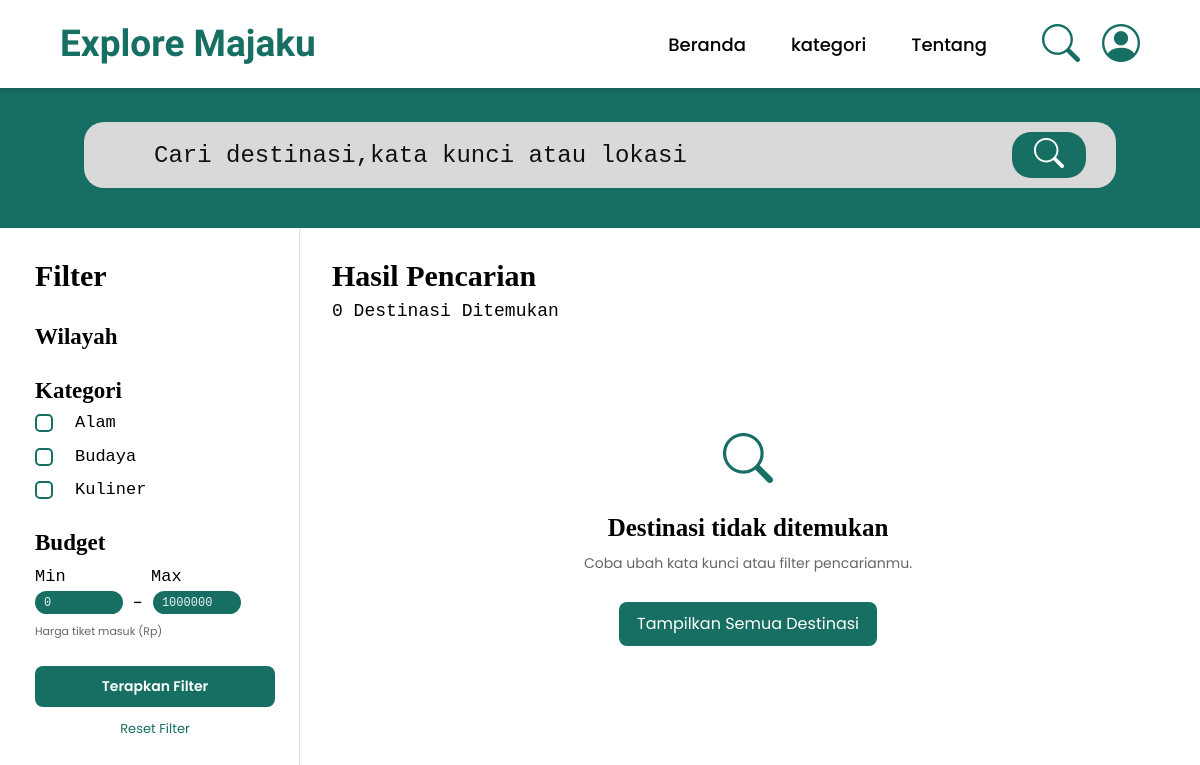
Page /FrontEnd/pages/hasil_pencarian.php on the earlier database version.
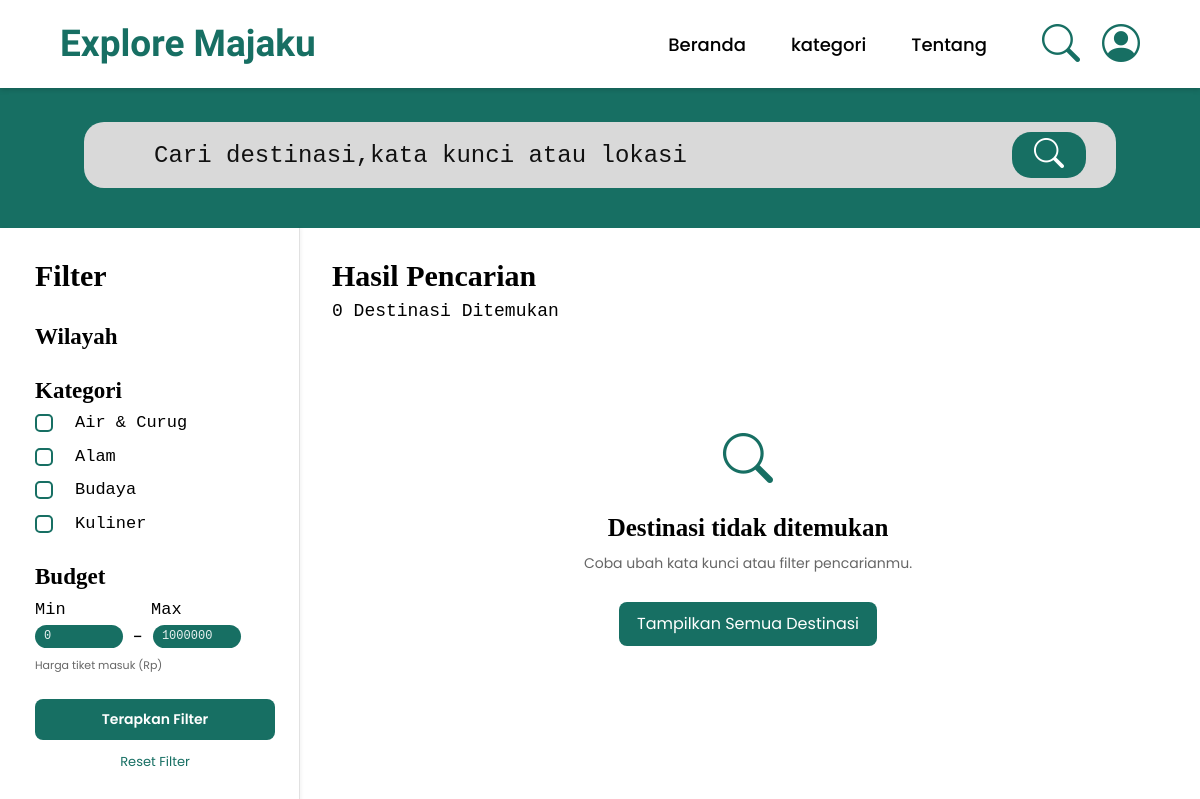
Same page on the later database version.
### tables this page shows
CREATE TABLE `kategori` (
  `Id_kategori` int(12) NOT NULL AUTO_INCREMENT,
  `nama_kategori` varchar(255) NOT NULL,
  `deskripsi` text DEFAULT NULL,
  `gambar` varchar(600) DEFAULT NULL,
  `aktif` tinyint(1) NOT NULL DEFAULT 1,
  PRIMARY KEY (`Id_kategori`)
);

### Backend/database/wisata_repository.php (called while the page is built, shortened)
<?php
function fetchActiveCategories(mysqli $connection): array
{
    $result = $connection->query(
        "SELECT Id_kategori, nama_kategori, deskripsi, gambar
         FROM kategori
         WHERE aktif = 1
         ORDER BY nama_kategori"
    );
    $categories = $result->fetch_all(MYSQLI_ASSOC);
    return $categories;
}

### FrontEnd/pages/hasil_pencarian.php (the view, shortened to what this page needs)
<?php
$keyword = isset($_GET['keyword']) && is_string($_GET['keyword'])
    ? trim($_GET['keyword'])
    : '';
$wilayahDipilih = is_array($_GET['wilayah'] ?? null) ? $_GET['wilayah'] : [];
$kategoriDipilih = is_array($_GET['kategori'] ?? null) ? $_GET['kategori'] : [];
$budgetMin = isset($_GET['min']) && $_GET['min'] !== ''
    ? max(0, (int) $_GET['min']) : 0;
$budgetMax = isset($_GET['max']) && $_GET['max'] !== ''
    ? max(0, (int) $_GET['max']) : 1000000;
$destinasi = [];
$filterCategories = [];
try {
    require_once __DIR__ . '/../../Backend/database/koneksi.php';
    require_once __DIR__ . '/../../Backend/database/wisata_repository.php';
    $filterCategories = fetchActiveCategories($conn);
} catch (Throwable $exception) {
    error_log($exception->getMessage());
    $destinasi = [];
}
$hasil = array_filter($destinasi, function ($item) use (
    $keyword,
    $wilayahDipilih,
    $kategoriDipilih,
    $budgetMin,
    $budgetMax
) {
    $cocokKeyword = true;
    if ($keyword !== '') {
        $teksCari = strtolower(
            $item['nama'] . ' ' .
            $item['wilayah'] . ' ' .
            $item['kategori']
        );
        $cocokKeyword = strpos(
            $teksCari,
            strtolower($keyword)
        ) !== false;
    }
    $cocokWilayah = empty($wilayahDipilih);
    foreach ($wilayahDipilih as $wilayah) {
        if (is_string($wilayah) && stripos($item['lokasi'], $wilayah) !== false) {
            $cocokWilayah = true;
        }
    }
    $cocokKategori = empty($kategoriDipilih) ||
        in_array($item['id_kategori'], $kategoriDipilih, true);
    $cocokBudget = $item['harga'] >= $budgetMin &&
        $item['harga'] <= $budgetMax;
    return $cocokKeyword &&
        $cocokWilayah &&
        $cocokKategori &&
        $cocokBudget;
});
$jumlahHasil = count($hasil);
function terpilih($daftar, $nilai)
{
    return in_array($nilai, $daftar, true) ? 'checked' : '';
}
?>
<!DOCTYPE html>
<html lang="id">
<head>
    <link
        href="https://cdn.jsdelivr.net/npm/bootstrap@5.3.3/dist/css/bootstrap.min.css"
        rel="stylesheet"
    >
    <link
        rel="stylesheet"
        href="https://cdn.jsdelivr.net/npm/bootstrap-icons@1.11.3/font/bootstrap-icons.min.css"
    >
    <link rel="stylesheet" href="../CSS/hasil_pencarian.css">
</head>
<body>
<header class="navbar">
    <div class="navbar-container">
        <a href="../../index.php" class="navbar-logo">
            Explore Majaku
        </a>
        <nav class="navbar-menu">
            <a href="../../index.php">Beranda</a>
            <a href="kategori.php?kategori=alam">kategori</a>
            <a href="tentang.php">Tentang</a>
        </nav>
        <div class="navbar-icons">
            <a href="hasil_pencarian.php" class="nav-icon" aria-label="Pencarian">
                <i class="bi bi-search"></i>
            </a>
            <a href="../auth/Login.php" class="nav-icon" aria-label="Akun">
                <i class="bi bi-person-circle"></i>
            </a>
        </div>
    </div>
</header>
<section class="search-header">
    <form action="hasil_pencarian.php" method="GET" class="search-box">
        <input
            type="text"
            name="keyword"
            placeholder="Cari destinasi,kata kunci atau lokasi"
            value="<?= htmlspecialchars($keyword, ENT_QUOTES, 'UTF-8') ?>"
            aria-label="Cari destinasi"
        >
        <button type="submit" aria-label="Cari">
            <i class="bi bi-search"></i>
        </button>
    </form>
</section>
<main class="search-layout">
    <aside class="filter-sidebar">
        <form action="hasil_pencarian.php" method="GET" id="filterForm">
            <h2 class="filter-title">Filter</h2>
            <div class="filter-group">
                <h3>Wilayah</h3>
            </div>
            <div class="filter-group">
                <h3>Kategori</h3>
                <?php foreach ($filterCategories as $filterCategory): ?>
                    <?php $categoryValue = (string) $filterCategory['Id_kategori']; ?>
                    <label class="filter-option">
                        <input type="checkbox" name="kategori[]" value="<?= $categoryValue ?>"
                            <?= terpilih($kategoriDipilih, $categoryValue) ?>>
                        <span><?= htmlspecialchars($filterCategory['nama_kategori'], ENT_QUOTES, 'UTF-8') ?></span>
                    </label>
                <?php endforeach; ?>
            </div>
            <div class="filter-group budget-group">
                <h3>Budget</h3>
                <div class="budget-labels">
                    <label for="minBudget">Min</label>
                    <label for="maxBudget">Max</label>
                </div>
                <div class="budget-inputs">
                    <input
                        type="number"
                        id="minBudget"
                        name="min"
                        min="0"
                        placeholder="0"
                        value="<?= $budgetMin > 0 ? $budgetMin : '' ?>"
                    >
                    <span>-</span>
                    <input
                        type="number"
                        id="maxBudget"
                        name="max"
                        min="0"
                        placeholder="1000000"
                        value="<?= isset($_GET['max']) ? $budgetMax : '' ?>"
                    >
                </div>
                <p class="budget-hint">Harga tiket masuk (Rp)</p>
            </div>
            <button type="submit" class="apply-filter">
                Terapkan Filter
            </button>
            <a href="hasil_pencarian.php" class="reset-filter">
                Reset Filter
            </a>
        </form>
    </aside>
    <section class="results-section">
        <div class="results-heading">
            <h1>Hasil Pencarian</h1>
            <p>
                <?= $jumlahHasil ?> Destinasi Ditemukan
            </p>
        </div>
        <div class="destination-grid">
            <?php if ($jumlahHasil > 0): ?>
                <?php foreach ($hasil as $item): ?>
                    <a
                        href="detail-wisata.php?id=<?= rawurlencode($item['id']) ?>"
                        class="destination-card"
                    >
                        <img
                            src="../../<?= htmlspecialchars($item['gambar'] ?? 'FrontEnd/assets/images/img.png', ENT_QUOTES, 'UTF-8') ?>"
                            alt="<?= htmlspecialchars($item['nama'], ENT_QUOTES, 'UTF-8') ?>"
                            loading="lazy"
                            onerror="this.onerror=null;this.src='../assets/images/img.png';"
                        >
                        <div class="card-content">
                            <h2>
                                <?= htmlspecialchars($item['nama'], ENT_QUOTES, 'UTF-8') ?>
                            </h2>
                            <div class="rating">
                                <?php if ($item['rating'] !== null && $item['review_count'] > 0): ?>
                                    <span class="stars">★ <?= number_format($item['rating'], 1, ',', '.') ?>/5</span>
                                    <span class="review-count">(<?= (int) $item['review_count'] ?> ulasan)</span>
                                <?php else: ?>
                                    <span class="review-count">Belum ada ulasan</span>
                                <?php endif; ?>
                            </div>
                            <div class="location">
                                <i class="bi bi-geo-alt-fill"></i>
                                <span>
                                    <?= htmlspecialchars($item['lokasi'], ENT_QUOTES, 'UTF-8') ?>
                                </span>
                            </div>
                            <span class="distance">
                                <?= $item['harga'] > 0
                                    ? 'Rp ' . number_format($item['harga'], 0, ',', '.')
                                    : 'Harga belum tersedia' ?>
                            </span>
                        </div>
                    </a>
                <?php endforeach; ?>
            <?php else: ?>
                <div class="empty-results">
                    <i class="bi bi-search"></i>
                    <h2>Destinasi tidak ditemukan</h2>
                    <p>
                        Coba ubah kata kunci atau filter pencarianmu.
                    </p>
                    <a href="hasil_pencarian.php">
                        Tampilkan Semua Destinasi
                    </a>
                </div>
            <?php endif; ?>
        </div>
    </section>
</main>
</body>
</html>

Differences in the rows shown:
added kategori: nama_kategori "Air & Curug"
